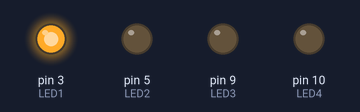
Simulated run of this sketch. Board: Arduino Uno, built with avr-gcc and run on an emulated ATmega328P. Parts: output pins drawn as LEDs (lit = HIGH).

Above: at 0.2 s.
At 1.2 s:
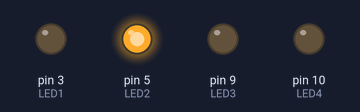
At 2.2 s:
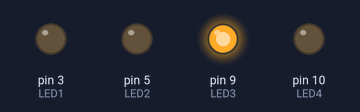
At 3.2 s:
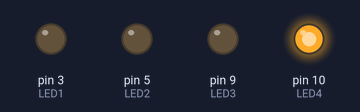
At 4.7 s:
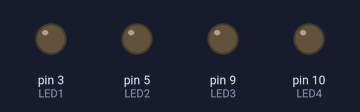
Timing chart, 0 to 5.2 s (numbered marks = the images above):
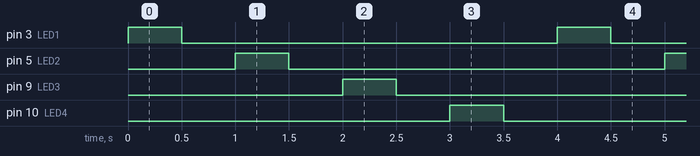

The sketch:

Piscar_LEDs.ino
```cpp
const int LED1 = 3;
const int LED2 = 5;
const int LED3 = 9;
const int LED4 = 10;

void setup() {
  pinMode(LED1, OUTPUT);
  pinMode(LED2, OUTPUT);
  pinMode(LED3, OUTPUT);
  pinMode(LED4, OUTPUT);

}

void loop() {
  piscar(LED1, 500);
  piscar(LED2, 500);
  piscar(LED3, 500);
  piscar(LED4, 500);
}

void piscar(int pino, int tempo)
{
  digitalWrite(pino, HIGH);
  delay(tempo);
  digitalWrite(pino, LOW);
  delay(tempo);
}
```

Measured:
- by itself, pin 3 (LED1), pin 5 (LED2), pin 9 (LED3), pin 10 (LED4): alternates HIGH for 0.50 s and LOW for 3.5 s
- by itself, everything shown: repeats every 4.0 s, in 8 steps
